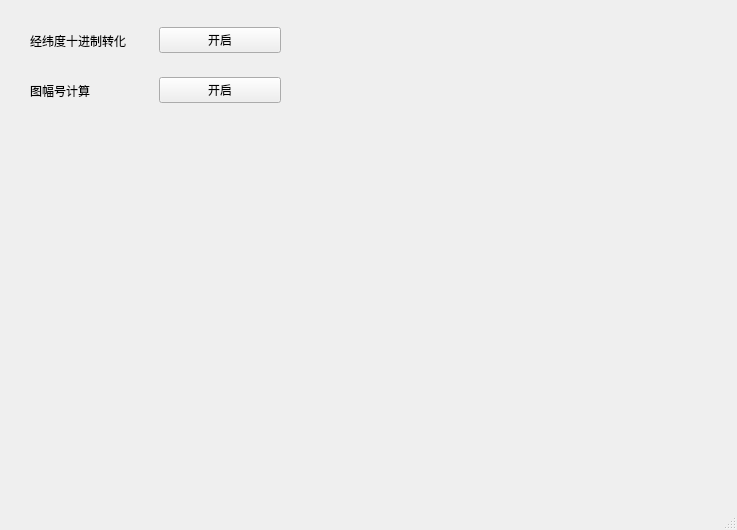
<?xml version="1.0" encoding="UTF-8"?>
<ui version="4.0">
 <class>MainWindow</class>
 <widget class="QMainWindow" name="MainWindow">
  <property name="geometry">
   <rect>
    <x>0</x>
    <y>0</y>
    <width>737</width>
    <height>530</height>
   </rect>
  </property>
  <property name="windowTitle">
   <string>整合工具</string>
  </property>
  <widget class="QWidget" name="centralwidget">
   <widget class="QWidget" name="horizontalLayoutWidget">
    <property name="geometry">
     <rect>
      <x>30</x>
      <y>20</y>
      <width>251</width>
      <height>41</height>
     </rect>
    </property>
    <layout class="QHBoxLayout" name="horizontalLayout">
     <item>
      <widget class="QLabel" name="label">
       <property name="text">
        <string>经纬度十进制转化</string>
       </property>
      </widget>
     </item>
     <item>
      <widget class="QPushButton" name="pushButton">
       <property name="text">
        <string>开启</string>
       </property>
      </widget>
     </item>
    </layout>
   </widget>
   <widget class="QWidget" name="horizontalLayoutWidget_2">
    <property name="geometry">
     <rect>
      <x>30</x>
      <y>70</y>
      <width>251</width>
      <height>41</height>
     </rect>
    </property>
    <layout class="QHBoxLayout" name="horizontalLayout_2">
     <item>
      <widget class="QLabel" name="label_2">
       <property name="text">
        <string>图幅号计算</string>
       </property>
      </widget>
     </item>
     <item>
      <widget class="QPushButton" name="pushButton_2">
       <property name="text">
        <string>开启</string>
       </property>
      </widget>
     </item>
    </layout>
   </widget>
  </widget>
  <widget class="QMenuBar" name="menubar">
   <property name="geometry">
    <rect>
     <x>0</x>
     <y>0</y>
     <width>737</width>
     <height>22</height>
    </rect>
   </property>
  </widget>
  <widget class="QStatusBar" name="statusbar"/>
 </widget>
 <resources/>
 <connections/>
</ui>
